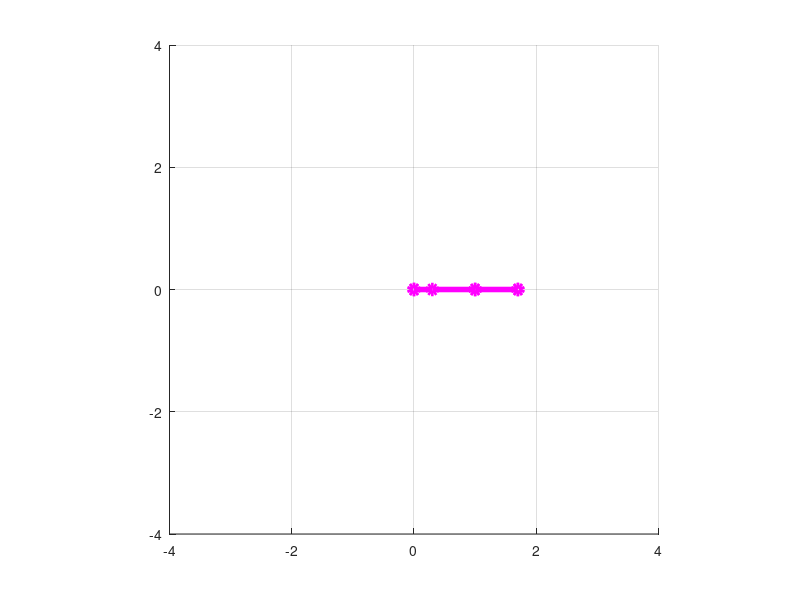

Here is the MATLAB script that generated this plot: (Note: this script raises an error after producing the figure.)
%%
clc
clear
close all
% Link length- can be changed
L1 = 2; % length of first arm
L2 = 0.3; % length of second arm
L3 = 0.7; % length of third arm
L4 = 0.7;
L5 = 0.3;
hold('on')
% Axis Properties
%X=[0 0 L2 L2+L3 L2+L3 L2+l3+L4 L2+L3+L4+L5];
X=[0 0 L2 L2+L3 L2+L3 L2+L3+L4 L2+L3+L4];
Y=[0 0 0 0 0 0 0];
Z=[0 L1 L1 L1 L1 L1 L1+L5]; 
Tool = plot3(X,Y,Z,'mo-','LineWidth',4,'XDataSource','X','YDataSource','Y','ZDataSource','Z');
axis([-4 4 -4 4 -4 4]);
set(gca,'DataAspectRatio',[1 1 1])
grid on
hold('on')

for q1 = -135*pi/180:0.5:135*pi/180
for q2 = 0.5:0.5:L1
for q3 = -90*pi/180:0.5:90*pi/18
for q4 = -180*pi/180:0.5:135*pi/180
for q5 = -30*pi/180:0.5:30*pi/180
X0 = 0;
X1 = 0;
X2 = cos(q1) * L2;
X3 = cos(q1) * (L3 * cos(q3) + L2);
X4 = cos(q1) * (L3 * cos(q3) + L2);
X5 = cos(q1) * (L3 * cos(q3) + cos(q3) * L4 + L2);
X6 = -L5 * cos(q5) * cos(q4) * sin(q3) * cos(q1) + L5 * cos(q5) * sin(q4) * sin(q1) - cos(q1) * cos(q3) * L5 * sin(q5) + cos(q1) * L3 * cos(q3) + cos(q1) * cos(q3) * L4 + cos(q1) * L2;
X=[X0 X1 X2 X3 X4 X5 X6];

Y0 = 0;
Y1 = 0;
Y2 = sin(q1) * L2;
Y3 = sin(q1) * (L3 * cos(q3) + L2);
Y4 = sin(q1) * (L3 * cos(q3) + L2);
Y5 = sin(q1) * (L3 * cos(q3) + cos(q3) * L4 + L2);
Y6 = -L5 * cos(q5) * cos(q4) * sin(q3) * sin(q1) - L5 * cos(q5) * sin(q4) * cos(q1) - sin(q1) * cos(q3) * L5 * sin(q5) + sin(q1) * L3 * cos(q3) + sin(q1) * cos(q3) * L4 + sin(q1) * L2;
Y=[Y0 Y1 Y2 Y3 Y4 Y5 Y6];

Z0 = 0;
Z1 = q2;
Z2 = q2;
Z3 = L3 * sin(q3) + q2;
Z4 = L3 * sin(q3) + q2;
Z5 = sin(q3) * L4 + L3 * sin(q3) + q2;
Z6 = cos(q3) * cos(q4) * L5 * cos(q5) - sin(q3) * L5 * sin(q5) + sin(q3) * L4 + L3 * sin(q3) + q2;
Z=[Z0 Z1 Z2 Z3 Z4 Z5 Z6];

X1 = [0 -L5 * cos(q5) * cos(q4) * sin(q3) * cos(q1) + L5 * cos(q5) * sin(q4) * sin(q1) - cos(q1) * cos(q3) * L5 * sin(q5) + cos(q1) * L3 * cos(q3) + cos(q1) * cos(q3) * L4 + cos(q1) * L2];
Y1 = [0 -L5 * cos(q5) * cos(q4) * sin(q3) * sin(q1) - L5 * cos(q5) * sin(q4) * cos(q1) - sin(q1) * cos(q3) * L5 * sin(q5) + sin(q1) * L3 * cos(q3) + sin(q1) * cos(q3) * L4 + sin(q1) * L2];
Z1 = [0 cos(q3) * cos(q4) * L5 * cos(q5) - sin(q3) * L5 * sin(q5) + sin(q3) * L4 + L3 * sin(q3) + q2];

plot3(X1,Y1,Z1,'b.')
refreshdata(Tool,'caller')
drawnow
grid on
hold on
end
end
end
end
end
         